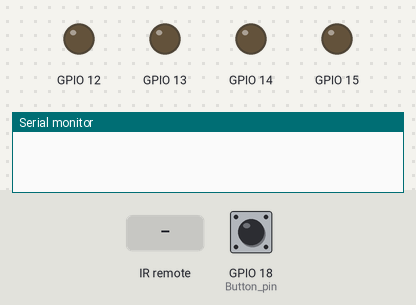
A sketch run on a simulated ESP32. Parts: output pins drawn as LEDs (lit = HIGH), the last lines printed to the serial monitor. The test bench sets the inputs (shaded band); at power-on: GPIO 18 (Button_pin) LOW.

Above: at 1.2 s.
1.3 s: infrared code 0xFF18E7 received
At 1.42 s:
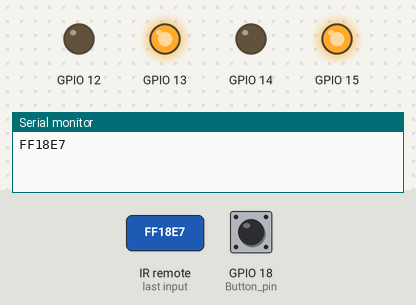
3.0 s: infrared code 0xFF4AB5 received
At 3.07 s:
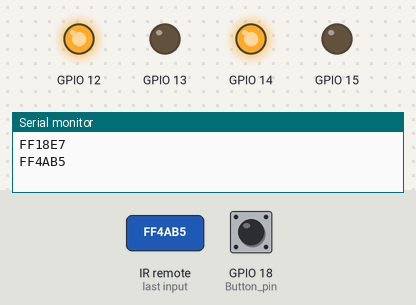
4.6 s: infrared code 0xFF10EF received
At 4.73 s:
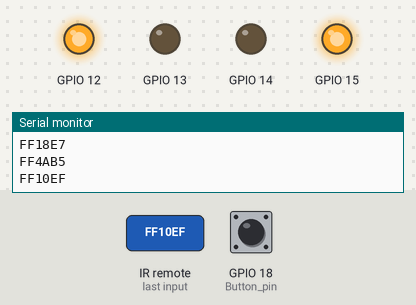
6.3 s: infrared code 0xFF5AA5 received
At 6.38 s:
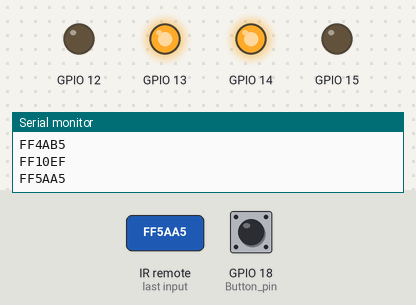
Timing chart, 0 to 8.9 s (numbered marks = the images above; inputs shaded):
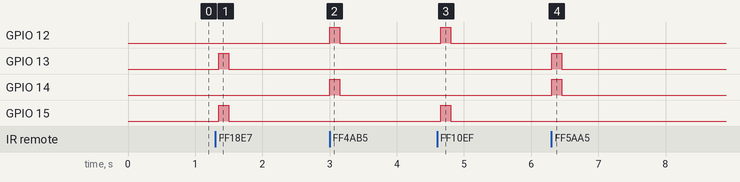

The sketch:

14.Infrared_Remote_Control_Car.ino
```cpp
#include <IRremote.h>
#define RECV_PIN 19
IRrecv irrecv(RECV_PIN);
decode_results results;
int state_L, state_N, Speed = 255, Button_pin = 18;
void setup() {
  Serial.begin(9600);
  pinMode(Button_pin, INPUT);
  irrecv.enableIRIn();
  pinMode(RECV_PIN, INPUT);
  for (int i = 12; i <= 15; i++) {
    ledcSetup(i, 255, 8);
    ledcAttachPin(i, i);
  }
  while (digitalRead(Button_pin) == 1);
}

void Motor(int L1, int L2 , int R1, int R2) {
  ledcWrite(12, L1);
  ledcWrite(13, L2);
  ledcWrite(14, R1);
  ledcWrite(15, R2);
}
void IR_remote_control() {
  switch (state_N) {
    case 0xFF18E7:
      Motor(0, Speed, 0, Speed);
      break;
    case 0xFF4AB5:
      Motor(Speed, 0, Speed, 0);
      break;
    case 0xFF10EF:
      Motor(Speed, 0, 0, Speed);
      break;
    case 0xFF5AA5:
      Motor(0, Speed, Speed, 0);
      break;
  }
}
void loop() {
  if (irrecv.decode(&results)) {
    Serial.println(results.value, HEX);
    if (results.value == 0xFFFFFFFFF) {
      state_N = state_L;
    }
    else {
      state_N = results.value;
      state_L = results.value;
    }
    IR_remote_control();
    irrecv.resume();
  }
  else {
    Motor(0, 0, 0, 0);
  }
  delay(150);
}
```

Measured:
- after the input at 1.3 s, GPIO 13, GPIO 15: LOW → HIGH after 0.05 s, → LOW 0.15 s later
- after the input at 3.0 s, GPIO 12, GPIO 14: LOW → HIGH at once, → LOW 0.15 s later
- after the input at 4.6 s, GPIO 12, GPIO 15: LOW → HIGH after 0.06 s, → LOW 0.15 s later
- after the input at 6.3 s, GPIO 13, GPIO 14: LOW → HIGH at once, → LOW 0.15 s later
